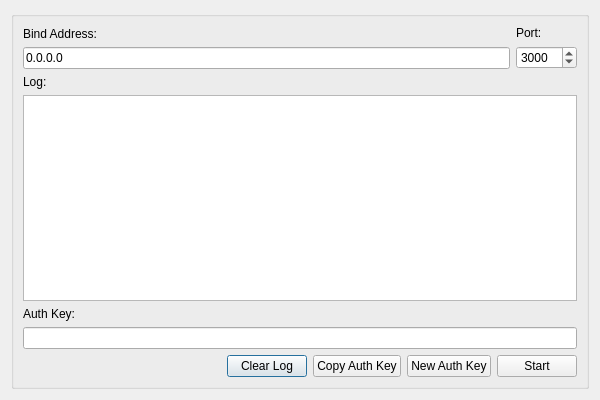
<?xml version="1.0" encoding="UTF-8"?>
<ui version="4.0">
 <class>RTConfigDialog</class>
 <widget class="QDialog" name="RTConfigDialog">
  <property name="geometry">
   <rect>
    <x>0</x>
    <y>0</y>
    <width>600</width>
    <height>400</height>
   </rect>
  </property>
  <property name="minimumSize">
   <size>
    <width>600</width>
    <height>300</height>
   </size>
  </property>
  <property name="maximumSize">
   <size>
    <width>800</width>
    <height>500</height>
   </size>
  </property>
  <property name="windowTitle">
   <string>RTConfigDialog</string>
  </property>
  <layout class="QGridLayout" name="gridLayout">
   <item row="0" column="0">
    <widget class="QGroupBox" name="groupBox">
     <property name="title">
      <string/>
     </property>
     <layout class="QVBoxLayout" name="verticalLayout_4">
      <item>
       <layout class="QHBoxLayout" name="horizontalLayout_2">
        <item>
         <layout class="QVBoxLayout" name="verticalLayout">
          <item>
           <widget class="QLabel" name="label">
            <property name="text">
             <string>Bind Address:</string>
            </property>
           </widget>
          </item>
          <item>
           <widget class="QLineEdit" name="lineEditAddr">
            <property name="text">
             <string>0.0.0.0</string>
            </property>
           </widget>
          </item>
         </layout>
        </item>
        <item>
         <layout class="QVBoxLayout" name="verticalLayout_2">
          <item>
           <widget class="QLabel" name="label_2">
            <property name="text">
             <string>Port:</string>
            </property>
           </widget>
          </item>
          <item>
           <widget class="QSpinBox" name="spinBoxPort">
            <property name="minimum">
             <number>1</number>
            </property>
            <property name="maximum">
             <number>65500</number>
            </property>
            <property name="value">
             <number>3000</number>
            </property>
           </widget>
          </item>
         </layout>
        </item>
       </layout>
      </item>
      <item>
       <widget class="QLabel" name="label_4">
        <property name="text">
         <string>Log:</string>
        </property>
       </widget>
      </item>
      <item>
       <widget class="QPlainTextEdit" name="txtLog"/>
      </item>
      <item>
       <layout class="QVBoxLayout" name="verticalLayout_3">
        <item>
         <widget class="QLabel" name="label_3">
          <property name="text">
           <string>Auth Key:</string>
          </property>
         </widget>
        </item>
        <item>
         <widget class="QLineEdit" name="lineEditAuthKey"/>
        </item>
       </layout>
      </item>
      <item>
       <layout class="QHBoxLayout" name="horizontalLayout">
        <item>
         <spacer name="horizontalSpacer">
          <property name="orientation">
           <enum>Qt::Horizontal</enum>
          </property>
          <property name="sizeHint" stdset="0">
           <size>
            <width>188</width>
            <height>20</height>
           </size>
          </property>
         </spacer>
        </item>
        <item>
         <widget class="QPushButton" name="pbClearLog">
          <property name="text">
           <string>Clear Log</string>
          </property>
         </widget>
        </item>
        <item>
         <widget class="QPushButton" name="pbCopy">
          <property name="text">
           <string>Copy Auth Key</string>
          </property>
         </widget>
        </item>
        <item>
         <widget class="QPushButton" name="pbNewAuthKey">
          <property name="text">
           <string>New Auth Key</string>
          </property>
         </widget>
        </item>
        <item>
         <widget class="QPushButton" name="pbStart">
          <property name="text">
           <string>Start</string>
          </property>
         </widget>
        </item>
       </layout>
      </item>
     </layout>
    </widget>
   </item>
  </layout>
 </widget>
 <resources/>
 <connections/>
</ui>
